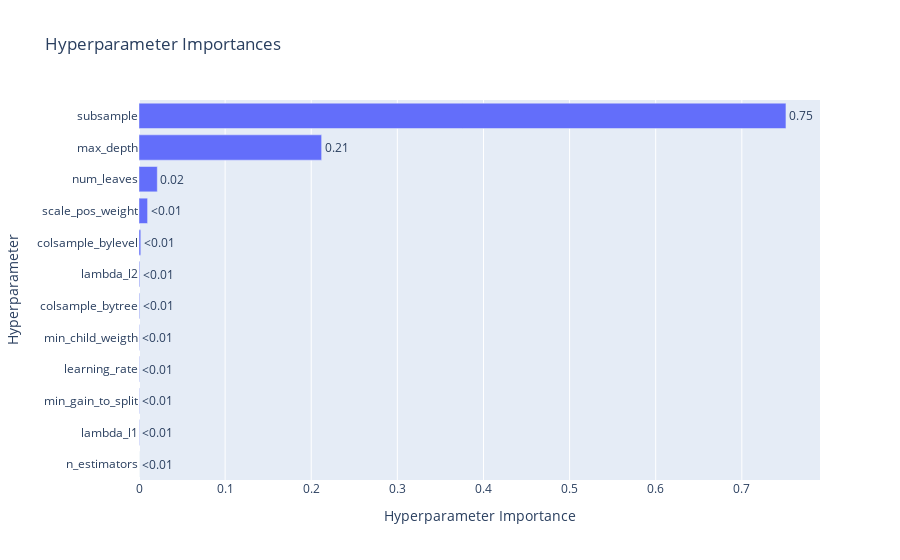

The cell this chart's notebook holds for it:
### Code cell
plot_param_importances(study_xgb)

### Figure 1 — Plotly figure (JSON) as saved in the notebook; plotly's stock layout.template omitted (floating-point values rounded to 4 significant figures)
{"data": [{"cliponaxis": false, "hovertemplate": ["n_estimators (CategoricalDistribution): 0.0<extra></extra>", "lambda_l1 (IntDistribution): 0.00042054319552594055<extra></extra>", "min_gain_to_split (FloatDistribution): 0.0004220692054016453<extra></extra>", "learning_rate (FloatDistribution): 0.000475616770051613<extra></extra>", "min_child_weigth (IntDistribution): 0.000492149769394515<extra></extra>", "colsample_bytree (FloatDistribution): 0.0007524531970761279<extra></extra>", "lambda_l2 (IntDistribution): 0.0008537437940923169<extra></extra>", "colsample_bylevel (FloatDistribution): 0.002060383985063219<extra></extra>", "scale_pos_weight (FloatDistribution): 0.009957474956887449<extra></extra>", "num_leaves (IntDistribution): 0.021245294019124738<extra></extra>", "max_depth (IntDistribution): 0.21207528094600936<extra></extra>", "subsample (FloatDistribution): 0.7512449901613728<extra></extra>"], "name": "Objective Value", "orientation": "h", "text": ["<0.01", "<0.01", "<0.01", "<0.01", "<0.01", "<0.01", "<0.01", "<0.01", "<0.01", "0.02", "0.21", "0.75"], "textposition": "outside", "type": "bar", "x": [0, 0.0004205, 0.0004221, 0.0004756, 0.0004921, 0.0007525, 0.0008537, 0.00206, 0.009957, 0.02125, 0.2121, 0.7512], "y": ["n_estimators", "lambda_l1", "min_gain_to_split", "learning_rate", "min_child_weigth", "colsample_bytree", "lambda_l2", "colsample_bylevel", "scale_pos_weight", "num_leaves", "max_depth", "subsample"]}], "layout": {"title": {"text": "Hyperparameter Importances"}, "xaxis": {"title": {"text": "Hyperparameter Importance"}}, "yaxis": {"title": {"text": "Hyperparameter"}}}}
